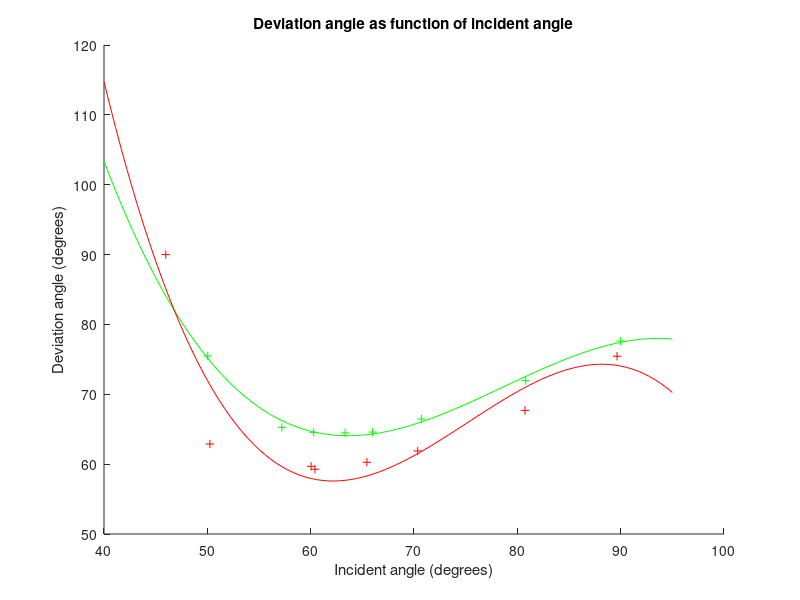

Write the MATLAB code that produced this figure.
clear all
x = [50.04 57.21 60.29 63.33 65.99 70.71 80.81 90];
y = [ 75.49 65.26 64.55 64.48 64.59 66.46 71.95 77.63 ];
x2 = [45.98 50.25 60.04 60.42 65.44 70.36 80.74 89.65 ];
y2 = [90 62.88 59.69 59.27 60.27 61.89 67.7 75.45];

xs = linspace(40, 95);
p = polyfit(x, y, 3);
p2 = polyfit(x2, y2, 3);

hold on
plot(x,y, 'g+')
plot(x2, y2, 'r+')
plot(xs, polyval(p, xs), 'g-')
plot(xs, polyval(p2, xs), 'r-')
min(polyval(p, xs))
min(polyval(p2, xs))

xlabel('Incident angle (degrees)')
ylabel('Deviation angle (degrees)')
title('Deviation angle as function of incident angle')